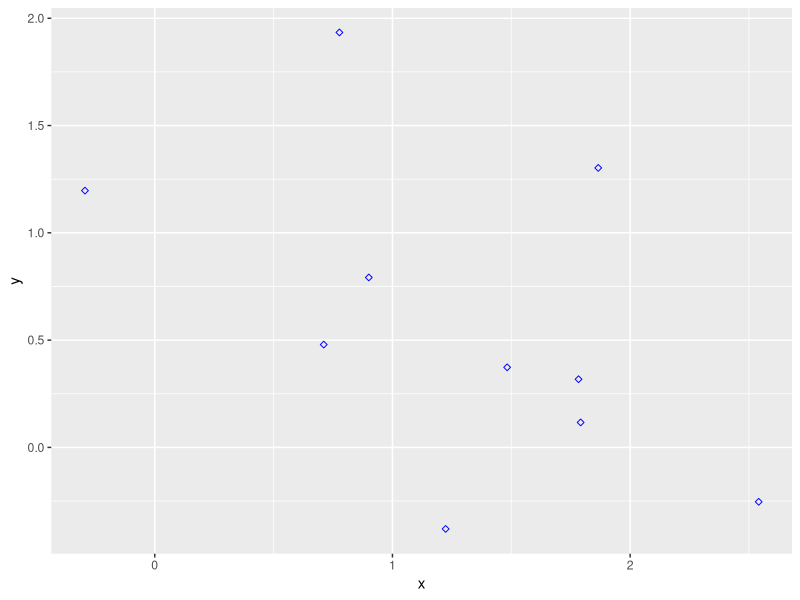
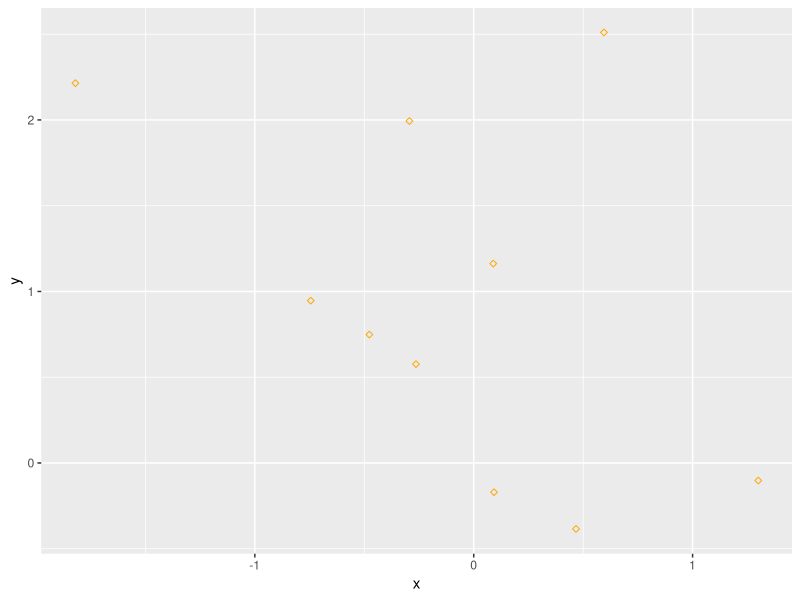
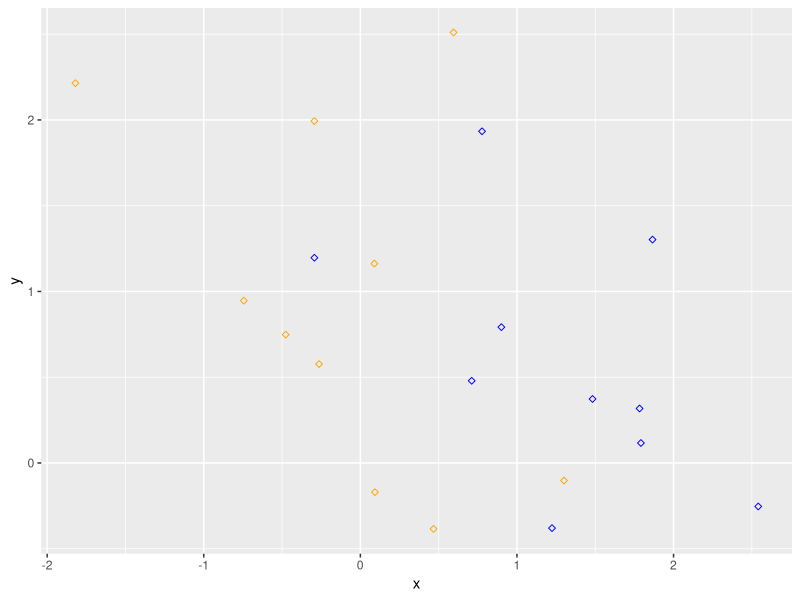
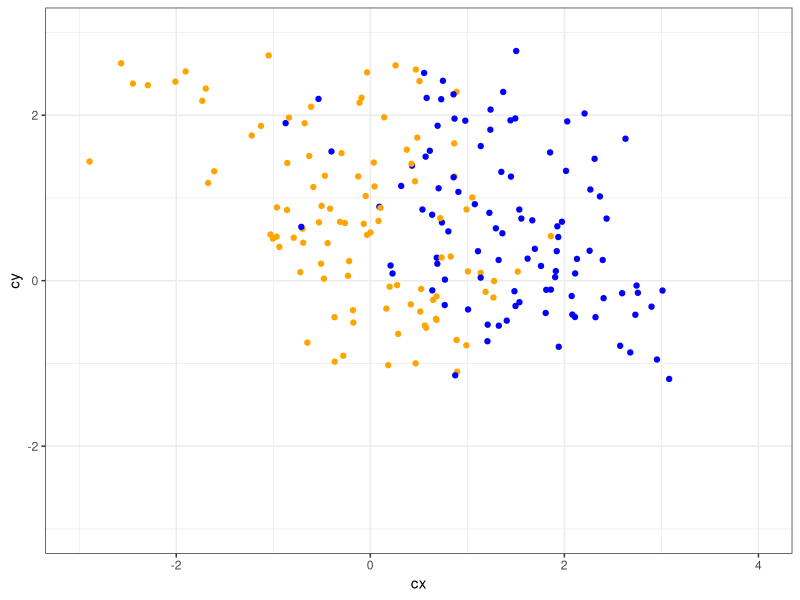
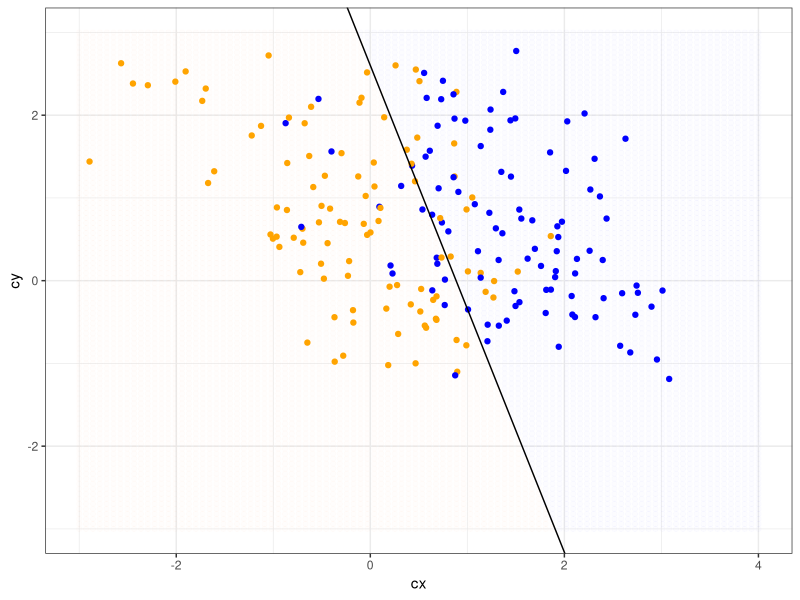
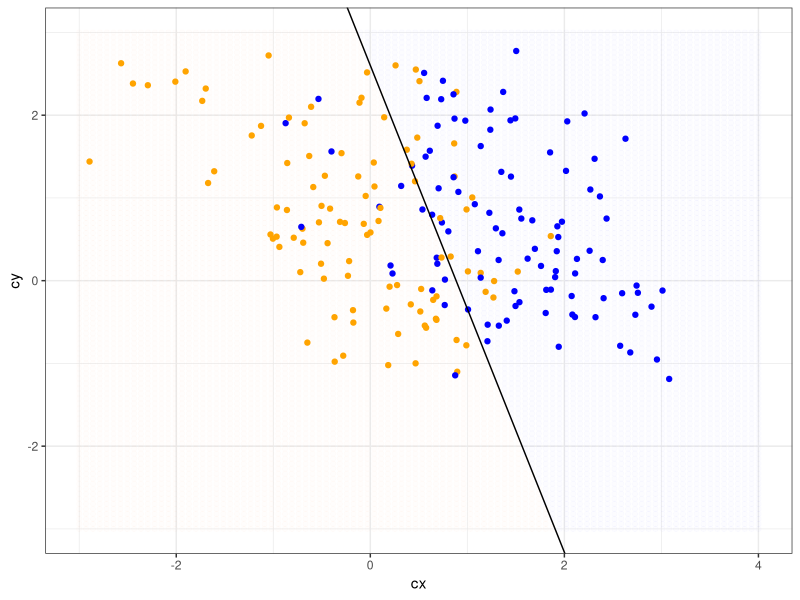

The R script that drew these images, in order:

"
Problem 3
Author: Md Salman Rahman
Course: MATH 6333 Statistical Learning
Course Instructor: Dr. Tamer Oraby
Homework: The code in the file Monte_Carlo_CV_LR.R performs 20%-80% . Monte-Carlo CrossValidation of the 
linear regression model presented in Lab 1-R.R and discussed in
problem 1 for Linear Regression/classification. But unfortunately, it was done using a
for-loop and that would be a slow type of code. Re-write lines 5 through 14 to calculate
the output CV in just one line using the function replicate and the mean function. Run
the one-line code along with the file Lab 1 - R.R
"


#### Lab 1 Intro to Supervised Learning in R ###########

#set.seed(5)
library("MASS")
library("ggplot2")

mean_blue<-mvrnorm(n=10,c(1,0),diag(2))
is.matrix(mean_blue)
nrow(mean_blue)
DF_mean_blue<-as.data.frame(mean_blue)
colnames(DF_mean_blue)<-c('cx','cy')

p1=ggplot(DF_mean_blue,aes(x= cx, y=cy ))+
  geom_point(colour="blue",shape=23)+
  xlab('x')+
  ylab('y')
p1


mean_orange<-mvrnorm(n=10,c(0,1),diag(2))
DF_mean_orange<-as.data.frame(mean_orange)
colnames(DF_mean_orange)<-c('cx','cy')

p2=ggplot(DF_mean_orange,aes(x= cx, y=cy ))+
  geom_point(colour="orange",shape=23)+
  xlab('x')+
  ylab('y')
p2

p3=p1+
  geom_point(data=DF_mean_orange,aes(x= cx, y=cy ),colour="orange",shape=23)
p3

N=200

data_blue<-replicate(n=N/2 , c(mvrnorm(n=1,mean_blue[sample(nrow(mean_blue),1), ],diag(2)/5),0))
data_blue<-t(data_blue)

data_orange<-replicate(n=N/2 , c(mvrnorm(n=1,mean_orange[sample(nrow(mean_orange),1), ],diag(2)/5),1))
data_orange<-t(data_orange)

mix_data<-rbind(data_blue,data_orange)

DF_mix_data<-as.data.frame(mix_data)
colnames(DF_mix_data)<-c('cx','cy','Y')
rownames(DF_mix_data)<-c()

DF_mix_data<-DF_mix_data[sample(nrow(DF_mix_data)), ]
rownames(DF_mix_data)<-c()

p4=ggplot(DF_mix_data[ ,1:2],aes(x=cx,y=cy))+
  geom_point(colour= ifelse( DF_mix_data[,3]==1, "orange", "blue"))+
  theme_bw()+xlim(-3,4)+ylim(-3,3)
p4

rm(data_blue,data_orange,DF_mean_blue,DF_mean_orange,mean_blue,mean_orange,mix_data)

## Linear regression for classification

LR<-lm(Y~cx+cy,data=DF_mix_data)
summary(LR)
sum((predict(LR)>.5)+0 == DF_mix_data$Y)/N

(predict(LR,data.frame(cx=c(1.3,1.4),cy=c(2,4)))>.5)+0

beta=coef(LR)

meshpixel=100
x_pixel=seq(-3,4,length=meshpixel)
y_pixel=seq(-3,3,length=meshpixel)
M<-expand.grid(x_pixel,y_pixel)
DF_M<-as.data.frame(M)
colnames(DF_M)<-c('cx','cy')
color_M<-(predict(LR,DF_M)>.5)+0
new_M_LR<-cbind.data.frame(DF_M,color_M)

p5=p4+geom_point(data=new_M_LR[ , 1:2],aes(x=cx,y=cy),
                 colour=ifelse( new_M_LR[ , 3]==1,"orange","blue"),alpha=.01)+
  geom_abline(aes(intercept= (.5-beta[1])/beta[3], slope=-beta[2]/beta[3] ))
p5
ggsave("LRlearn.png",p5)


## Monte-Carlo 20%-80% Cross-Validation for Linear Regression/classification 
## Re-write lines 5 through 14 to calculate CV in just one line 
##using the function "replicate" and the mean function.




set.seed(2000)
CV<-mean(replicate(1000,mean((DF_mix_data[-(training_sample<-sample(200,200-40)),3]-predict(lm(Y~cx+cy,
                data=DF_mix_data,subset=training_sample),DF_mix_data[-training_sample,1:2]))^2)))
CV


set.seed(2000)
attach(DF_mix_data)
MSE<-0
M<-1000
for (i in 1:M){
  K=40
  train<-sample(200,200-K)
  LR_CV <- lm(Y ~ cx+cy , data = DF_mix_data, subset = train) 
  SDiff<-(DF_mix_data[-train,3]-predict(LR_CV,DF_mix_data[-train,1:2]))^2
  MSE<-MSE+mean(SDiff)
}
MSE/M










